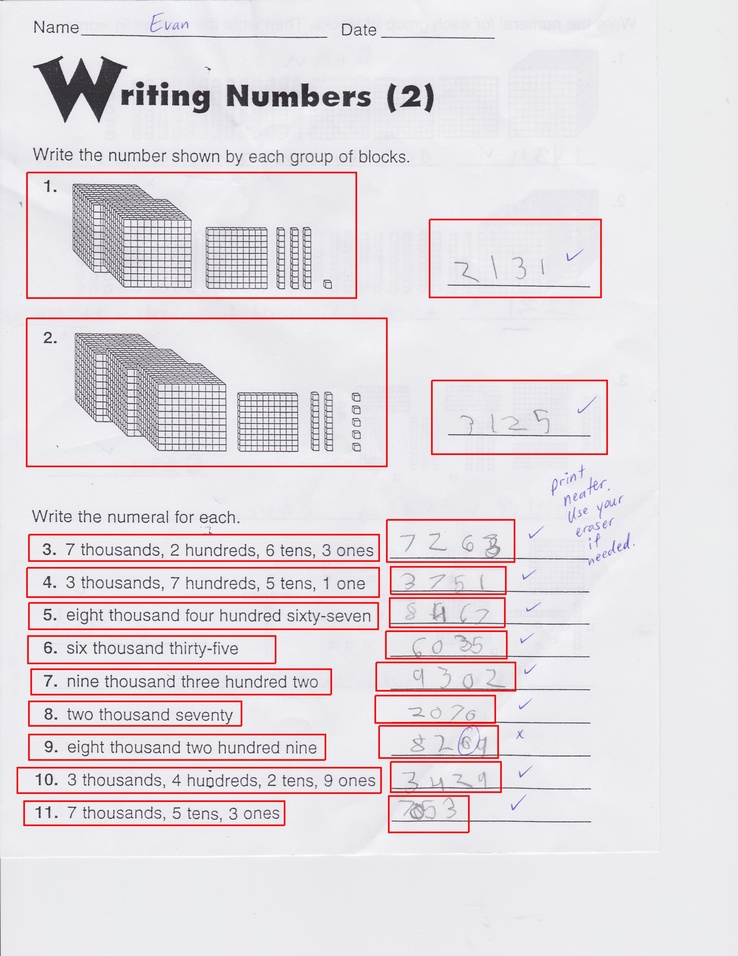
#> input picture RectangleDetection/test_markedup.jpg, 738 x 956 px, shrunk from 2295 x 2970 before the run
$ python CreatingBoundedBoxes.py
#> lines starting #> are read from the running program, lines starting #| are printed output that depends on the picture; after the words box and inside, x2 and y2 are one past the last pixel; in counts of white or black regions, pixels touching at a corner belong together
import numpy as np
import cv2

img = cv2.imread('test_markedup.jpg')
#> img is the input picture: shape (956, 738, 3); mean B, G, R 226, 221.6, 228.1
gray = cv2.imread('test_markedup.jpg',0)
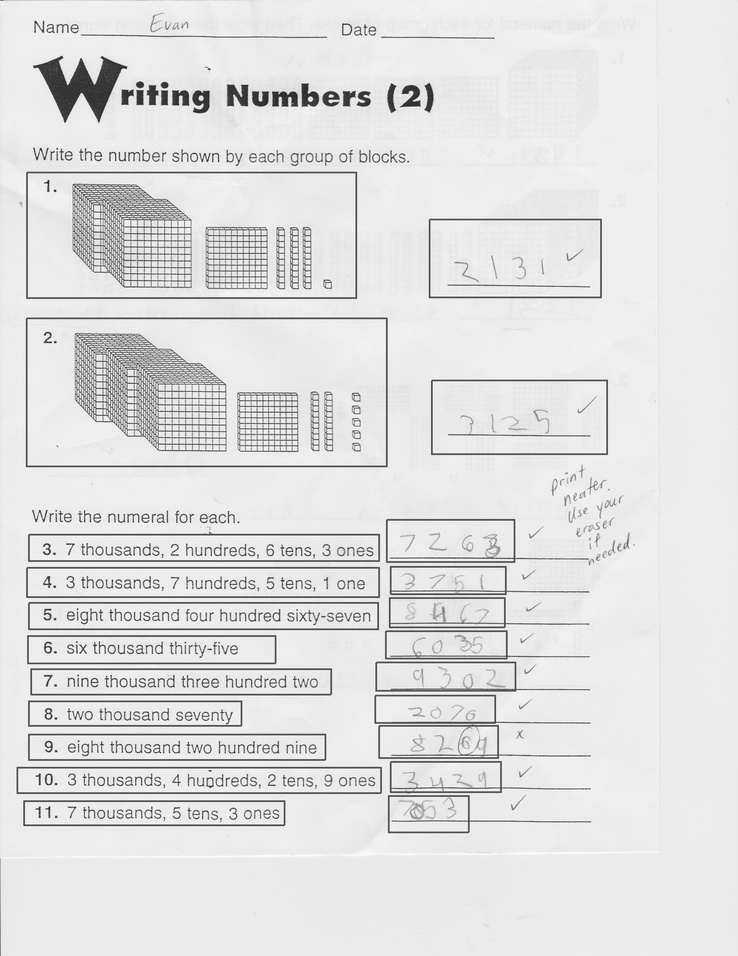
#> gray: shape (956, 738); min 29, max 255, mean 224.3

ret,thresh = cv2.threshold(gray,127,255,1)
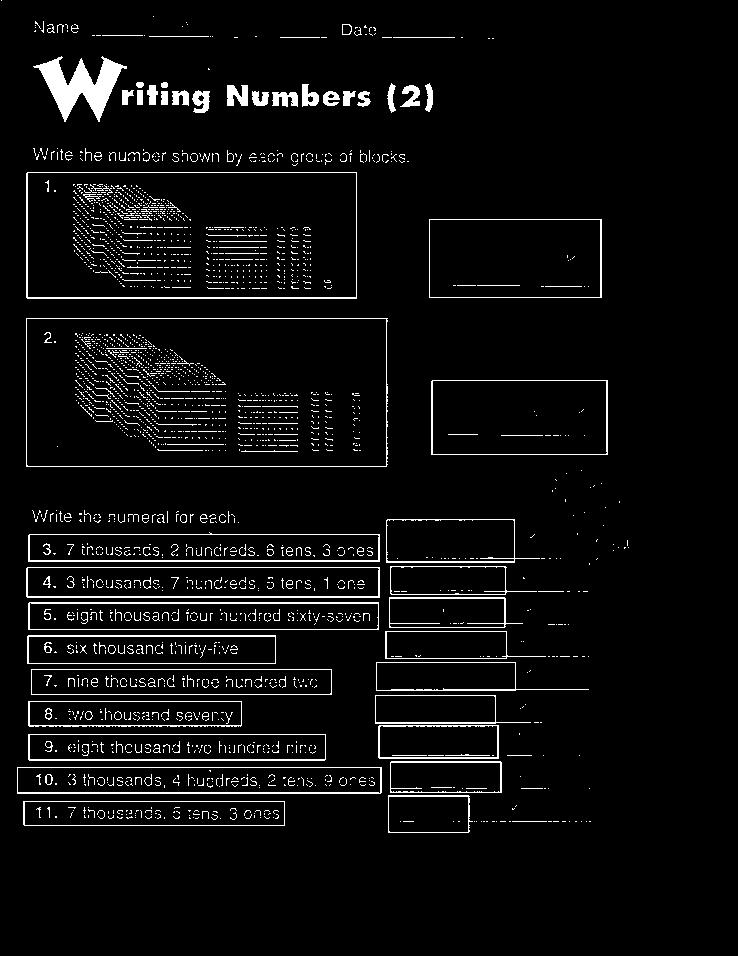
#> thresh: shape (956, 738); 4.9% white in thin lines or dots, all inside (x1, y1, x2, y2) = (1, 0, 629, 833)

contours,h = cv2.findContours(thresh,1,2)
#> contours = 2464 contours, 2364 with area under 20; largest, box (x1, y1, x2, y2) and area: (26, 318, 388, 467) 53318, (26, 318, 387, 467) 53276, (26, 172, 357, 299) 41579, (27, 172, 357, 298) 41123, (429, 219, 602, 298) 13416; h = 2464 rows, first 6: [1, -1, -1, -1], [2, 0, -1, -1], [3, 1, -1, -1], [4, 2, -1, -1], [5, 3, -1, -1], [6, 4, -1, -1]

for cnt in contours:
    approx = cv2.approxPolyDP(cnt,0.01*cv2.arcLength(cnt,True),True)

    if len(approx)==5:
        cv2.drawContours(img,[cnt],0,255,-1)
    elif len(approx)==3:
        cv2.drawContours(img,[cnt],0,(0,255,0),-1)
    elif len(approx)==4:
        cv2.drawContours(img,[cnt],0,(0,0,255),-1)
    elif len(approx) == 9:
        cv2.drawContours(img,[cnt],0,(255,255,0),-1)
    elif len(approx) > 15:
        cv2.drawContours(img,[cnt],0,(0,255,255),-1)
#> this loop made 2464 passes
#> approx on passes 1 to 3: [[589, 821], [590, 821]], [[586, 821]], [[581, 821]]
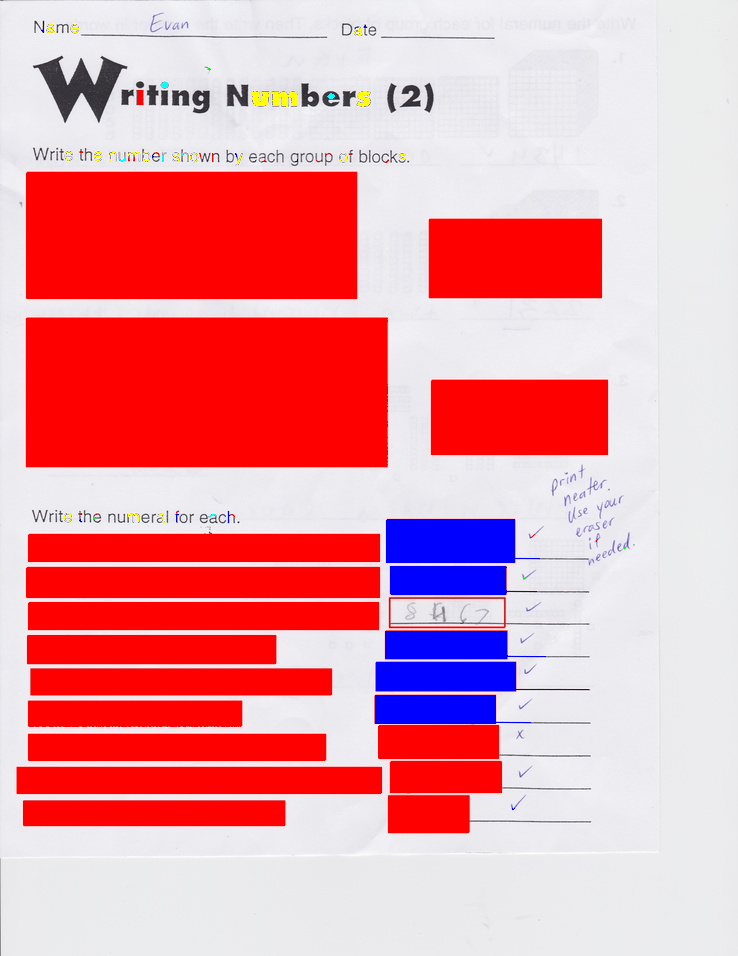
#> img: shape (956, 738, 3); mean B, G, R 165.2, 155.4, 233

cv2.imshow('img',img)
cv2.waitKey(0)
cv2.destroyAllWindows()
